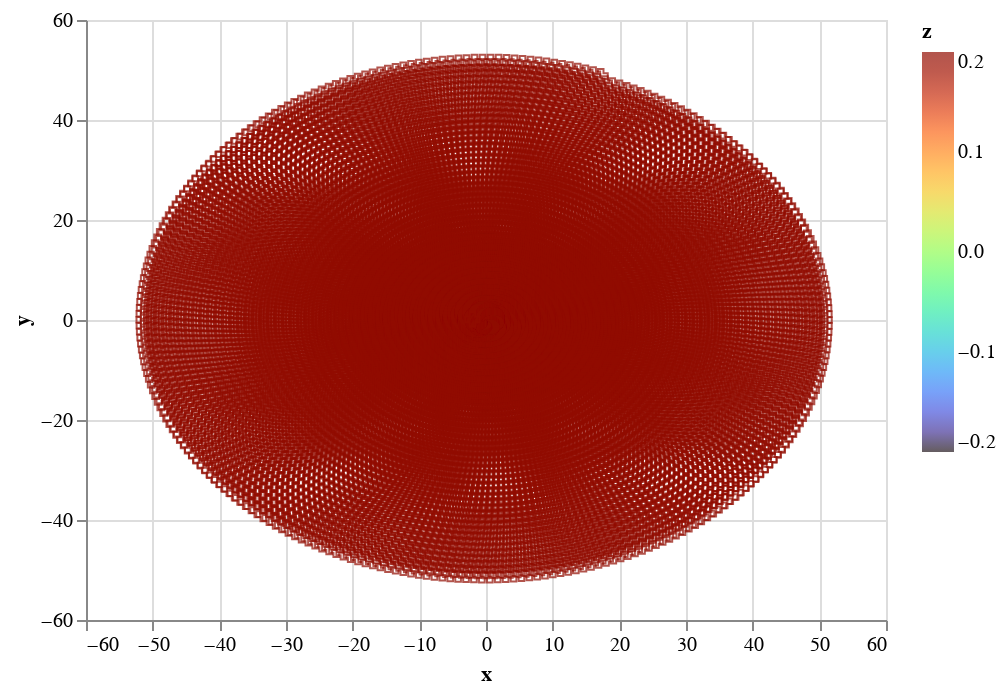

Notebook source saved alongside this figure:
### Code cell
import altair as alt
import pandas as pd

zvalscut = 0.2
zvalsnew = zvals.copy()
zvalsnew[np.abs(zvalsnew) > zvalscut] = zvalscut

data = pd.DataFrame({'x': xvals * 1000, 'y': yvals * 1000, 'z': zvalsnew})

base = alt.Chart(data).encode(
    x='x:Q',
    y='y:Q'
)

patches = base.mark_geoshape(
    stroke='black',
    strokeWidth=0.5
).encode(
    color=alt.Color('z:Q', scale=alt.Scale(domain=[-zvalscut, zvalscut], scheme='turbo')),
    tooltip=['x', 'y', 'z']
)

points = base.mark_point(
    shape='cross',
    size=50,
    strokeWidth=1
).encode(
    color=alt.Color('z:Q', scale=alt.Scale(domain=[-zvalscut, zvalscut], scheme='turbo')),
    tooltip=['x', 'y', 'z']
)

points

### Figure 1 — Vega-Lite specification as saved in the notebook (floating-point values rounded to 4 significant figures; data arrays with more than 128 entries replaced by an {"elided": "..."} marker saying what was removed)
{"config": {"view": {"continuousWidth": 400, "continuousHeight": 300}}, "data": {"name": "data-14373a66a6a34601f08278b89d533b7a"}, "mark": {"type": "point", "shape": "cross", "size": 50, "strokeWidth": 1}, "encoding": {"color": {"field": "z", "scale": {"domain": [-0.2, 0.2], "scheme": "turbo"}, "type": "quantitative"}, "tooltip": [{"field": "x", "type": "quantitative"}, {"field": "y", "type": "quantitative"}, {"field": "z", "type": "quantitative"}], "x": {"field": "x", "type": "quantitative"}, "y": {"field": "y", "type": "quantitative"}}, "$schema": "https://vega.github.io/schema/vega-lite/v4.17.0.json", "datasets": {"data-14373a66a6a34601f08278b89d533b7a": {"elided": "12902 records"}}}
